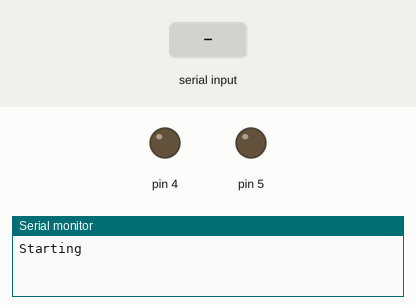
Recording of a sketch running on a simulated Arduino Uno, built with avr-gcc and run on an emulated ATmega328P. On the bench: output pins drawn as LEDs (lit = HIGH), the last lines printed to the serial monitor. The test bench sets the inputs (shaded band).

Above: at 1.2 s.
1.3 s: "1" received over the second serial link
At 2.5 s:
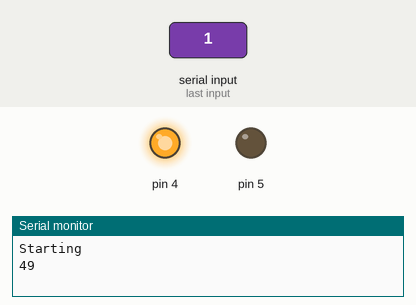
2.8 s: "3" received over the second serial link
At 3.6 s:
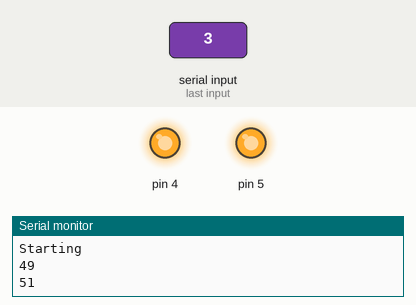
4.3 s: "2" received over the second serial link
At 4.7 s:
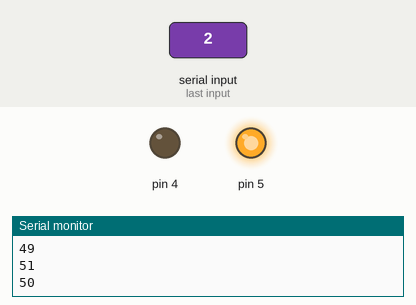
5.8 s: "4" received over the second serial link
At 7.1 s:
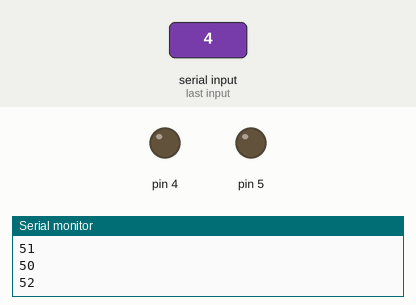
Timing chart, 0 to 8.3 s (numbered marks = the images above; inputs shaded):
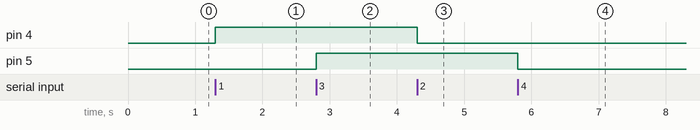

The sketch:

Bluetooth_control_relays.ino
```cpp
#include <SoftwareSerial.h>
int receivedval;
SoftwareSerial mySerial(10,11); // RX, TX
//RX on Bluetooth to TX on uC

void setup()
{
  pinMode(4, OUTPUT);
  pinMode(5, OUTPUT);
  mySerial.begin(57600);
  Serial.begin(9600);
  Serial.println("Starting");
}


void loop() {
  if (mySerial.available()) {
    byte b=mySerial.read();
    Serial.println(b);
    if(b==49)digitalWrite(4,HIGH);
    if(b==50)digitalWrite(4,LOW);
    if(b==51)digitalWrite(5,HIGH);
    if(b==52)digitalWrite(5,LOW);

  }

}
```

Measured:
- after the input at 1.3 s, pin 4: LOW → HIGH at once
- after the input at 2.8 s, pin 5: LOW → HIGH at once
- after the input at 4.3 s, pin 4: HIGH → LOW at once
- after the input at 5.8 s, pin 5: HIGH → LOW at once
